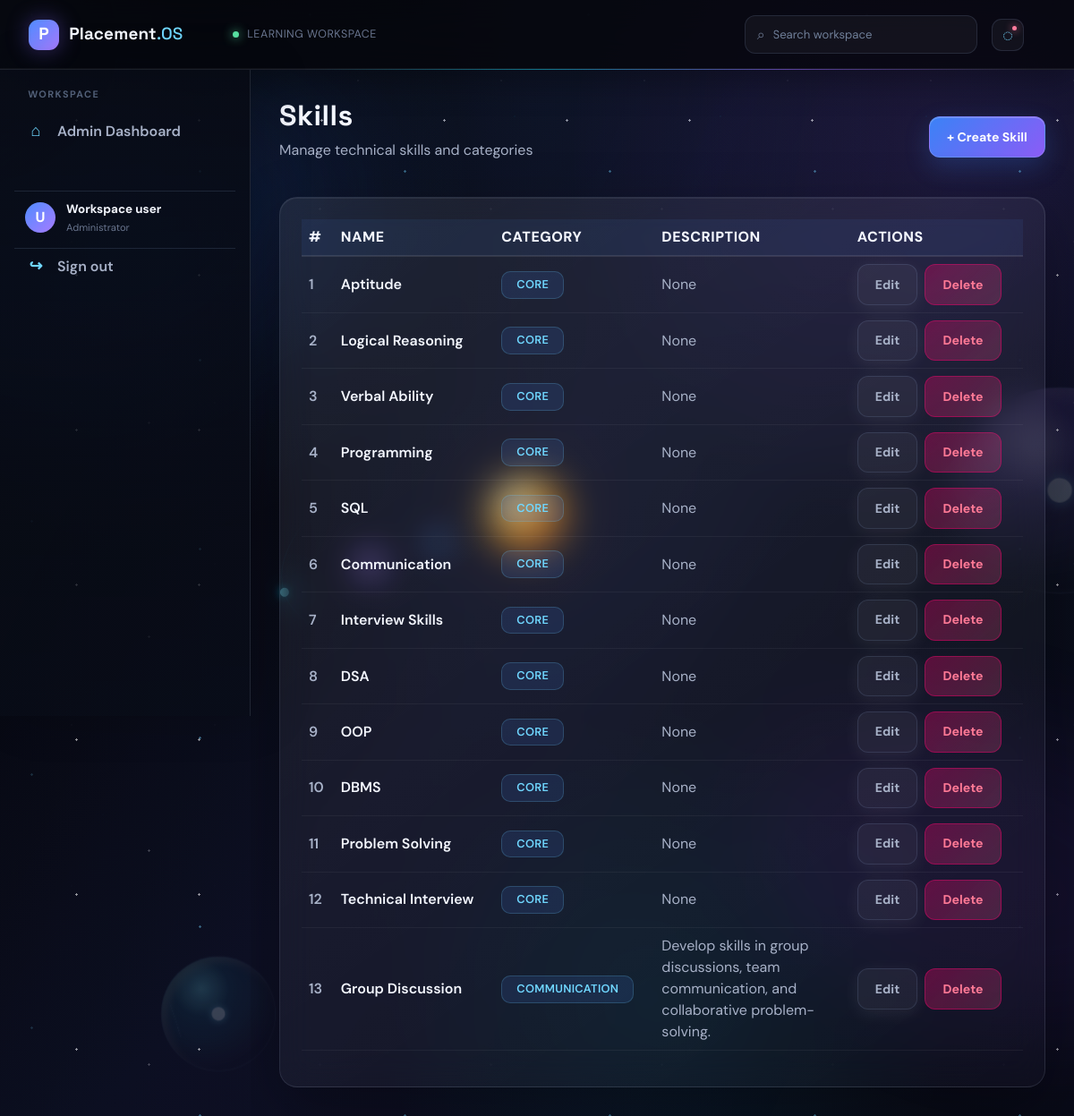
/admin/skills (signed in), run on the app's committed database.
### placement_training/models.py (models this page shows)
class Skill(db.Model):
    __tablename__ = 'skills'
    id = db.Column(db.Integer, primary_key=True)
    name = db.Column(db.String(120), unique=True, nullable=False)
    category = db.Column(db.String(80), default='Core')
    description = db.Column(db.Text)
    created_at = db.Column(db.DateTime, default=datetime.utcnow)
    company_skills = db.relationship('CompanySkill', back_populates='skill', cascade='all, delete-orphan')
    learning_plans = db.relationship('LearningPlan', back_populates='skill', cascade='all, delete-orphan')
    tasks = db.relationship('Task', back_populates='skill', cascade='all, delete-orphan')
    student_skills = db.relationship('StudentSkill', back_populates='skill', cascade='all, delete-orphan')

### placement_training/routes/admin_routes.py (the view)
@admin_bp.route('/admin/skills')
@admin_required
def skills():
    skills = Skill.query.all()
    return render_template('admin_skills.html', skills=skills)

### placement_training/routes/admin_routes.py (called while the page is built)
def admin_required(func):
    from functools import wraps
    from flask_login import current_user
    @wraps(func)
    @login_required
    def decorated(*args, **kwargs):
        if not hasattr(current_user, 'username'):
            flash('Admin access required.', 'danger')
            return redirect(url_for('auth.admin_login'))
        return func(*args, **kwargs)
    return decorated

### placement_training/routes/auth_routes.py (called while the page is built)
@login_manager.user_loader
def load_user(user_id):
    if user_id is None:
        return None
    if str(user_id).startswith('admin:'):
        return Admin.query.filter_by(id=str(user_id).split(':', 1)[1]).first()
    user = Student.query.filter_by(id=user_id).first()
    if user:
        return user
    return Admin.query.filter_by(id=user_id).first()

### placement_training/templates/admin_skills.html (shortened to what this page needs)
{% extends 'base.html' %}
{% block content %}
<div class="d-flex justify-content-between align-items-center mb-4">
    <div>
        <h2 style="font-weight: 800; letter-spacing: 0.5px; color: var(--text-primary);">Skills</h2>
        <p style="color: var(--text-secondary); margin-top: 0.5rem;">Manage technical skills and categories</p>
    </div>
    <a href="{{ url_for('admin.create_skill') }}" class="btn btn-primary">+ Create Skill</a>
</div>
<div class="card border-0 p-4">
    <div style="overflow-x: auto;">
        <table class="table">
            <thead>
                <tr>
                    <th>#</th>
                    <th>Name</th>
                    <th>Category</th>
                    <th>Description</th>
                    <th>Actions</th>
                </tr>
            </thead>
            <tbody>
                {% for skill in skills %}
                <tr>
                    <td style="color: var(--text-secondary); font-weight: 600;">{{ loop.index }}</td>
                    <td style="color: var(--text-primary); font-weight: 600;">{{ skill.name }}</td>
                    <td>
                        <span class="badge" style="background: linear-gradient(135deg, rgba(0, 217, 255, 0.3), rgba(0, 217, 255, 0.1)); border: 1px solid rgba(0, 217, 255, 0.5); color: var(--neon-cyan);">{{ skill.category }}</span>
                    </td>
                    <td style="color: var(--text-secondary); max-width: 200px; word-wrap: break-word;">{{ skill.description }}</td>
                    <td>
                        <div style="display: flex; gap: 0.5rem;">
                            <a href="{{ url_for('admin.edit_skill', skill_id=skill.id) }}" class="btn btn-sm btn-secondary">Edit</a>
                            <form action="{{ url_for('admin.delete_skill', skill_id=skill.id) }}" method="post" style="display: inline;" onsubmit="return confirm('Delete this skill? This action cannot be undone.');">
                                <button class="btn btn-sm" style="background: linear-gradient(135deg, rgba(255, 0, 110, 0.3), rgba(255, 100, 150, 0.2)); color: #ff7a96; border: 1px solid rgba(255, 0, 110, 0.4);">Delete</button>
                            </form>
                        </div>
                    </td>
                </tr>
                {% endfor %}
            </tbody>
        </table>
    </div>
</div>
{% endblock %}

### data on the page
Skill: name "Aptitude", category "CORE", description "None"
Skill: name "Logical Reasoning", category "CORE", description "None"
Skill: name "Verbal Ability", category "CORE", description "None"
Skill: name "Programming", category "CORE", description "None"
Skill: name "SQL", category "CORE", description "None"
Skill: name "Communication", category "CORE", description "None"
Skill: name "Interview Skills", category "CORE", description "None"
Skill: name "DSA", category "CORE", description "None"
Skill: name "OOP", category "CORE", description "None"
Skill: name "DBMS", category "CORE", description "None"
Skill: name "Problem Solving", category "CORE", description "None"
Skill: name "Technical Interview", category "CORE", description "None"
Skill: name "Group Discussion", category "COMMUNICATION", description "Develop skills in group discussions, team communication, and collaborative problem-solving."

### other printed values
{{ (current_user.name[0] if current_user.name else 'U')|upper }} "U"
{{ current_user.name or 'Workspace user' }} "Workspace user"
